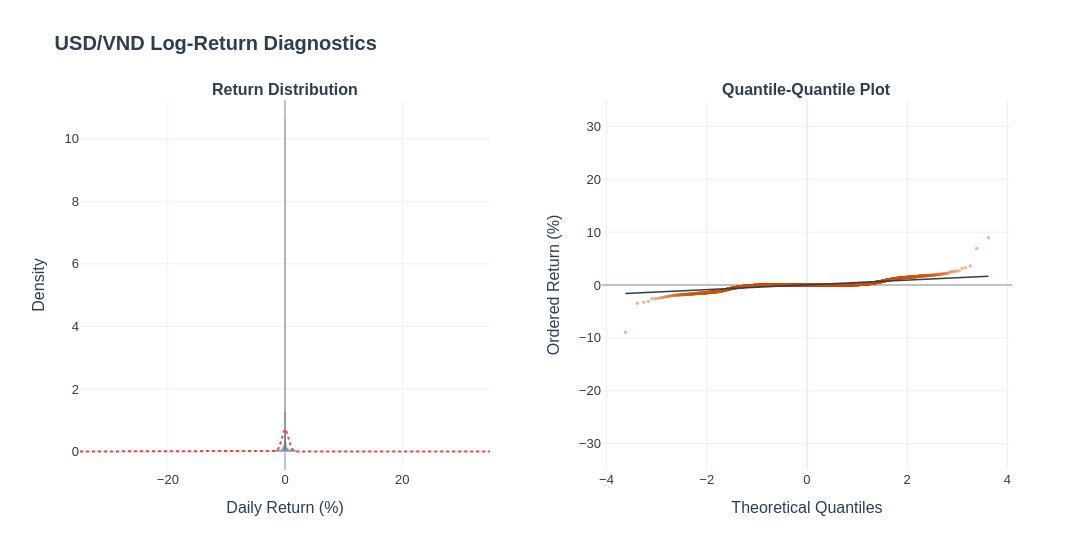

Notebook cell for this chart:
### Code cell
# 2. Spacious Horizontal Range (±35% centered at 0)
# This provides generous padding around the bulk of the data
h_range = [-35, 35]
# 3. Setup Figure
fig = make_subplots(
    rows=1,
    cols=2,
    subplot_titles=("<b>Return Distribution</b>", "<b>Quantile-Quantile Plot</b>"),
    horizontal_spacing=0.12,
)
# --- Subplot 1: Distribution ---
fig.add_trace(
    go.Histogram(
        x=val,
        nbinsx=500,  # High granularity for the peak
        histnorm="probability density",
        name="Empirical",
        marker_color="#34495e",  # Slightly lighter slate
        opacity=0.85,
    ),
    row=1,
    col=1,
)
# Normal Curve (Reference)
x_range = np.linspace(h_range[0], h_range[1], 1000)
y_norm = stats.norm.pdf(x_range, val.mean(), val.std())
fig.add_trace(
    go.Scatter(
        x=x_range,
        y=y_norm,
        mode="lines",
        name="Normal Approx",
        line=dict(color="#e74c3c", width=2, dash="dot"),
    ),
    row=1,
    col=1,
)
# --- Subplot 2: Q-Q Plot ---
fig.add_trace(
    go.Scatter(
        x=osm,
        y=osr,
        mode="markers",
        name="Quantiles",
        marker=dict(color="#d35400", size=3.5, opacity=0.4),
    ),
    row=1,
    col=2,
)
fig.add_trace(
    go.Scatter(
        x=line_x,
        y=line_y,
        mode="lines",
        name="Ideal Normal",
        line=dict(color="#2c3e50", width=1.5),
    ),
    row=1,
    col=2,
)
# 4. Global Refinement
fig.update_layout(
    template="plotly_white",
    height=550,
    width=1200,  # Slightly wider
    showlegend=False,
    bargap=0.05,  # Adds spacing between bins for "The Economist" look
    font=dict(family="Arial, sans-serif", size=13, color="#2c3e50"),
    title_text="<b>USD/VND Log-Return Diagnostics</b>",
    title_font_size=20,
    title_x=0.05,
    margin=dict(t=100, b=80, l=80, r=80),
)
# Precision Axis Control
fig.update_xaxes(
    title_text="Daily Return (%)",
    range=h_range,
    row=1,
    col=1,
    showgrid=True,
    gridcolor="#f0f0f0",
    zerolinecolor="#bdc3c7",
)
fig.update_yaxes(title_text="Density", row=1, col=1, showgrid=True, gridcolor="#f0f0f0")
fig.update_xaxes(title_text="Theoretical Quantiles", row=1, col=2, gridcolor="#f0f0f0")
fig.update_yaxes(
    title_text="Ordered Return (%)",
    range=h_range,
    row=1,
    col=2,
    showgrid=True,
    gridcolor="#f0f0f0",
    zerolinecolor="#bdc3c7",
)
fig.show()

### Figure 1 — Plotly figure (JSON) as saved in the notebook; plotly's stock layout.template omitted (floating-point values rounded to 4 significant figures; data arrays with more than 128 entries replaced by an {"elided": "..."} marker saying what was removed)
{"data": [{"histnorm": "probability density", "marker": {"color": "#34495e"}, "name": "Empirical", "nbinsx": 500, "opacity": 0.85, "type": "histogram", "x": {"elided": "4748 float values"}, "xaxis": "x", "yaxis": "y"}, {"line": {"color": "#e74c3c", "dash": "dot", "width": 2}, "mode": "lines", "name": "Normal Approx", "type": "scatter", "x": {"elided": "1000 float values"}, "xaxis": "x", "y": {"elided": "1000 float values"}, "yaxis": "y"}, {"marker": {"color": "#d35400", "opacity": 0.4, "size": 3.5}, "mode": "markers", "name": "Quantiles", "type": "scatter", "x": {"elided": "4748 float values"}, "xaxis": "x2", "y": {"elided": "4748 float values"}, "yaxis": "y2"}, {"line": {"color": "#2c3e50", "width": 1.5}, "mode": "lines", "name": "Ideal Normal", "type": "scatter", "x": [-3.622, 3.622], "xaxis": "x2", "y": [-1.63, 1.641], "yaxis": "y2"}], "layout": {"annotations": [{"font": {"size": 16}, "showarrow": false, "text": "<b>Return Distribution</b>", "x": 0.22, "xanchor": "center", "xref": "paper", "y": 1, "yanchor": "bottom", "yref": "paper"}, {"font": {"size": 16}, "showarrow": false, "text": "<b>Quantile-Quantile Plot</b>", "x": 0.78, "xanchor": "center", "xref": "paper", "y": 1, "yanchor": "bottom", "yref": "paper"}], "bargap": 0.05, "font": {"color": "#2c3e50", "family": "Arial, sans-serif", "size": 13}, "height": 550, "margin": {"b": 80, "l": 80, "r": 80, "t": 100}, "showlegend": false, "title": {"font": {"size": 20}, "text": "<b>USD/VND Log-Return Diagnostics</b>", "x": 0.05}, "width": 1200, "xaxis": {"anchor": "y", "domain": [0, 0.44], "gridcolor": "#f0f0f0", "range": [-35, 35], "showgrid": true, "title": {"text": "Daily Return (%)"}, "zerolinecolor": "#bdc3c7"}, "xaxis2": {"anchor": "y2", "domain": [0.56, 1], "gridcolor": "#f0f0f0", "title": {"text": "Theoretical Quantiles"}}, "yaxis": {"anchor": "x", "domain": [0, 1], "gridcolor": "#f0f0f0", "showgrid": true, "title": {"text": "Density"}}, "yaxis2": {"anchor": "x2", "domain": [0, 1], "gridcolor": "#f0f0f0", "range": [-35, 35], "showgrid": true, "title": {"text": "Ordered Return (%)"}, "zerolinecolor": "#bdc3c7"}}}
